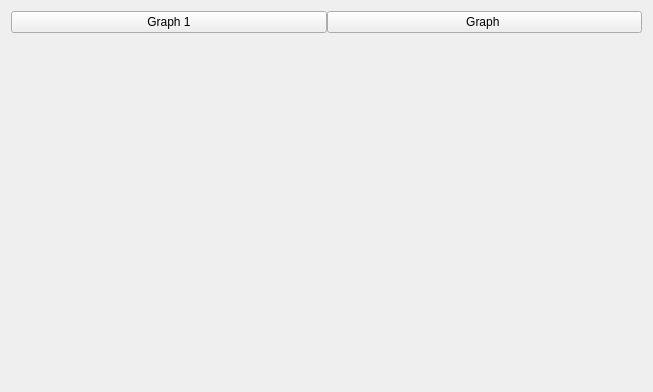
<?xml version="1.0" encoding="UTF-8"?>
<ui version="4.0">
 <class>Form</class>
 <widget class="QWidget" name="Form">
  <property name="geometry">
   <rect>
    <x>0</x>
    <y>0</y>
    <width>653</width>
    <height>392</height>
   </rect>
  </property>
  <property name="windowTitle">
   <string>Form</string>
  </property>
  <layout class="QVBoxLayout" name="verticalLayout" stretch="1,20,8">
   <item>
    <layout class="QHBoxLayout" name="horizontalLayout">
     <property name="spacing">
      <number>0</number>
     </property>
     <item>
      <widget class="QPushButton" name="predict_graph1_btn">
       <property name="text">
        <string>Graph 1</string>
       </property>
      </widget>
     </item>
     <item>
      <widget class="QPushButton" name="predict_graph1_btn_2">
       <property name="text">
        <string>Graph </string>
       </property>
      </widget>
     </item>
    </layout>
   </item>
   <item>
    <widget class="QStackedWidget" name="stackedWidget">
     <widget class="QWidget" name="page"/>
     <widget class="QWidget" name="page_2"/>
    </widget>
   </item>
   <item>
    <widget class="QWidget" name="widget" native="true"/>
   </item>
  </layout>
 </widget>
 <resources>
  <include location="../../lib/assets/res.qrc"/>
  <include location="../../../../../../../../../lib/assets/res.qrc"/>
 </resources>
 <connections/>
</ui>
